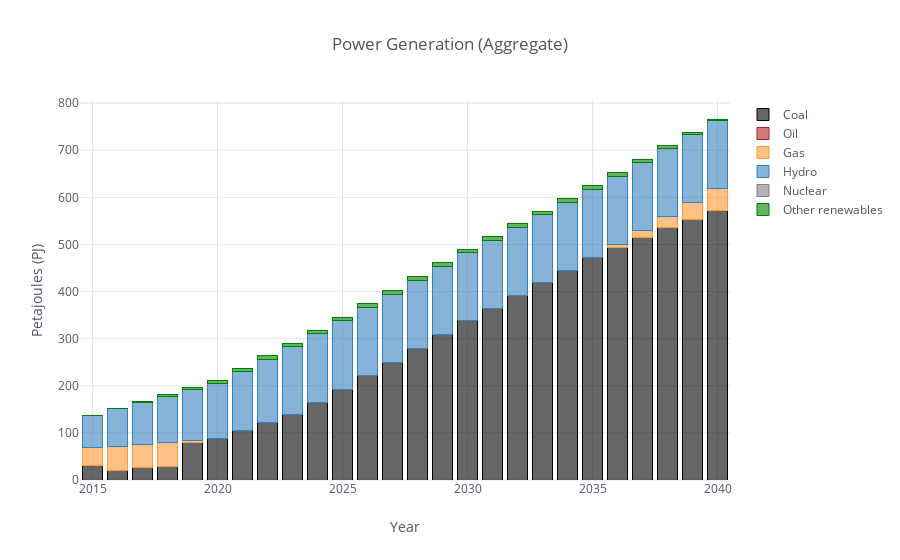

The notebook cell saved with this chart:
### Code cell
# Power generation (Aggregated)
gen_agg_df = pd.DataFrame(columns=agg_col)
gen_agg_df.insert(0,'y',gen_df['y'])
gen_agg_df  = gen_agg_df.fillna(0.00)

for each in agg_col:
    for tech_exists in agg_col[each]:
        if tech_exists in gen_df.columns:
            gen_agg_df[each] = gen_agg_df[each] + gen_df[tech_exists]
            gen_agg_df[each] = gen_agg_df[each].round(2)

df_plot(gen_agg_df,'Petajoules (PJ)','Power Generation (Aggregate)')

### Figure 1 — Plotly figure (JSON) as saved in the notebook; plotly's stock layout.template omitted (floating-point values rounded to 4 significant figures)
{"data": [{"marker": {"color": "rgba(0, 0, 0, 0.6)", "line": {"color": "rgba(0, 0, 0, 1.0)", "width": 1}}, "name": "Coal", "orientation": "v", "text": "", "type": "bar", "uid": "3f5d1bb2-f63f-4c8f-bf97-3f165de9a40e", "x": [2015, 2016, 2017, 2018, 2019, 2020, 2021, 2022, 2023, 2024, 2025, 2026, 2027, 2028, 2029, 2030, 2031, 2032, 2033, 2034, 2035, 2036, 2037, 2038, 2039, 2040], "y": [30.01, 21.14, 26.21, 29.29, 80.64, 87.72, 104.2, 122.1, 138.4, 164.7, 192.4, 221.3, 249.8, 279.0, 308.5, 338.1, 364.6, 391.4, 418.4, 445.6, 473.1, 494.1, 514.5, 536.5, 552.8, 573.0]}, {"marker": {"color": "rgba(178, 34, 34, 0.6)", "line": {"color": "rgba(178, 34, 34, 1.0)", "width": 1}}, "name": "Oil", "orientation": "v", "text": "", "type": "bar", "uid": "f47d7813-db8d-43ae-8d96-c935fee9e5ec", "x": [2015, 2016, 2017, 2018, 2019, 2020, 2021, 2022, 2023, 2024, 2025, 2026, 2027, 2028, 2029, 2030, 2031, 2032, 2033, 2034, 2035, 2036, 2037, 2038, 2039, 2040], "y": [0, 0, 0, 0, 0, 0, 0, 0, 0, 0, 0, 0, 0, 0, 0, 0, 0, 0, 0, 0, 0, 0, 0, 0, 0, 0]}, {"marker": {"color": "rgba(255, 153, 51, 0.6)", "line": {"color": "rgba(255, 153, 51, 1.0)", "width": 1}}, "name": "Gas", "orientation": "v", "text": "", "type": "bar", "uid": "8353ab4b-ee87-4304-b7e3-dee833dc69b6", "x": [2015, 2016, 2017, 2018, 2019, 2020, 2021, 2022, 2023, 2024, 2025, 2026, 2027, 2028, 2029, 2030, 2031, 2032, 2033, 2034, 2035, 2036, 2037, 2038, 2039, 2040], "y": [38.66, 49.59, 49.59, 49.59, 2.53, 0.14, 0.14, 0.14, 0.14, 0.14, 0.28, 0.28, 0.28, 0.28, 0, 0, 0, 0, 0, 0, 0, 6.78, 14.32, 22.59, 36.49, 46.71]}, {"marker": {"color": "rgba(55, 128, 191, 0.6)", "line": {"color": "rgba(55, 128, 191, 1.0)", "width": 1}}, "name": "Hydro", "orientation": "v", "text": "", "type": "bar", "uid": "c906282a-91c2-4b8d-a73a-33391ec8ea7c", "x": [2015, 2016, 2017, 2018, 2019, 2020, 2021, 2022, 2023, 2024, 2025, 2026, 2027, 2028, 2029, 2030, 2031, 2032, 2033, 2034, 2035, 2036, 2037, 2038, 2039, 2040], "y": [68.48, 80.56, 89.65, 99.35, 108.4, 116.9, 125.5, 133.9, 144.4, 145.3, 145.3, 144.5, 144.5, 144.5, 144.5, 144.5, 144.5, 144.5, 144.5, 144.5, 144.5, 144.5, 144.5, 144.5, 144.5, 144.5]}, {"marker": {"color": "rgba(128, 128, 128, 0.6)", "line": {"color": "rgba(128, 128, 128, 1.0)", "width": 1}}, "name": "Nuclear", "orientation": "v", "text": "", "type": "bar", "uid": "3e9ddf36-2b56-457f-853a-cf19b29c9d6c", "x": [2015, 2016, 2017, 2018, 2019, 2020, 2021, 2022, 2023, 2024, 2025, 2026, 2027, 2028, 2029, 2030, 2031, 2032, 2033, 2034, 2035, 2036, 2037, 2038, 2039, 2040], "y": [0, 0, 0, 0, 0, 0, 0, 0, 0, 0, 0, 0, 0, 0, 0, 0, 0, 0, 0, 0, 0, 0, 0, 0, 0, 0]}, {"marker": {"color": "rgba(0, 128, 0, 0.6)", "line": {"color": "rgba(0, 128, 0, 1.0)", "width": 1}}, "name": "Other renewables", "orientation": "v", "text": "", "type": "bar", "uid": "f13e3137-0621-42be-9a75-37042661f195", "x": [2015, 2016, 2017, 2018, 2019, 2020, 2021, 2022, 2023, 2024, 2025, 2026, 2027, 2028, 2029, 2030, 2031, 2032, 2033, 2034, 2035, 2036, 2037, 2038, 2039, 2040], "y": [0.19, 0.53, 1.03, 3.14, 4.89, 6.95, 7.74, 7.74, 7.84, 7.95, 7.95, 7.95, 7.95, 7.76, 7.76, 7.76, 7.76, 7.76, 7.76, 7.76, 7.76, 7.76, 7.76, 5.7, 3.94, 2.23]}], "layout": {"barmode": "stack", "legend": {"bgcolor": "#FFFFFF", "font": {"color": "#4D5663"}, "traceorder": "normal"}, "paper_bgcolor": "#FFFFFF", "plot_bgcolor": "#FFFFFF", "title": {"font": {"color": "#4D5663"}, "text": "Power Generation (Aggregate)"}, "xaxis": {"gridcolor": "#E1E5ED", "showgrid": true, "tickfont": {"color": "#4D5663"}, "title": {"font": {"color": "#4D5663"}, "text": "Year"}, "zerolinecolor": "#E1E5ED"}, "yaxis": {"gridcolor": "#E1E5ED", "showgrid": true, "tickfont": {"color": "#4D5663"}, "title": {"font": {"color": "#4D5663"}, "text": "Petajoules (PJ)"}, "zerolinecolor": "#E1E5ED"}}}
